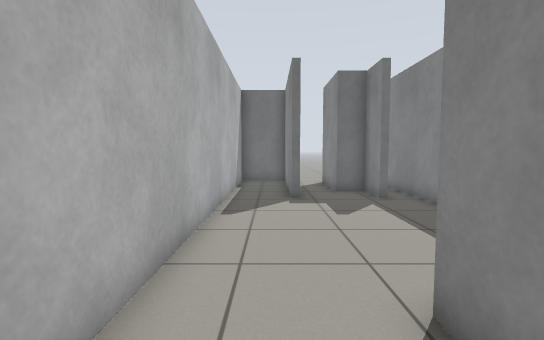
view 1 (above)

12 first-person views from a walk through a robot-simulator world made for Gazebo. The camera is 0.89 m above the floor, tilts 4° down and sees 85° across. The floor is counted in squares, 0.5 m on a side. Each view is taken from the middle of a square. On the plan, view 1 faces up. The plan holds only what a view shows up to about 16 squares ahead; the rest is blank.

view 2
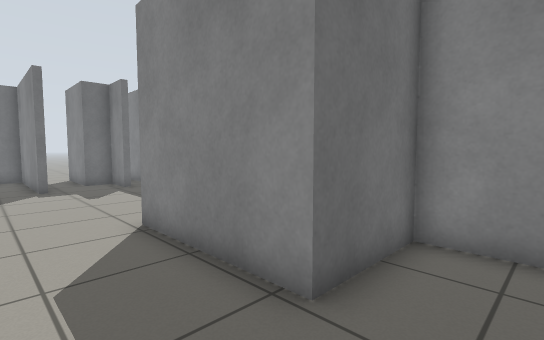

view 3
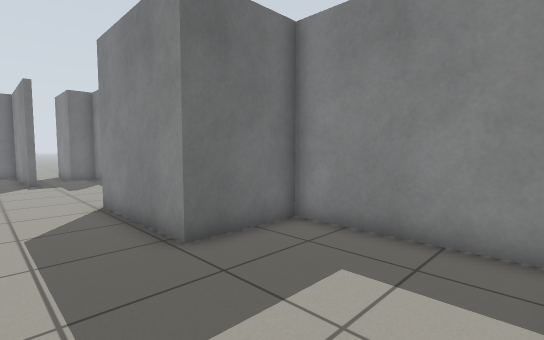

view 4
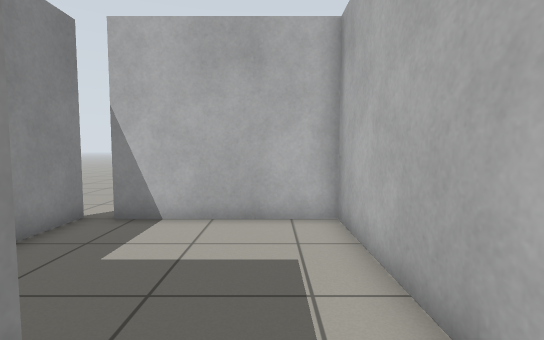

view 5
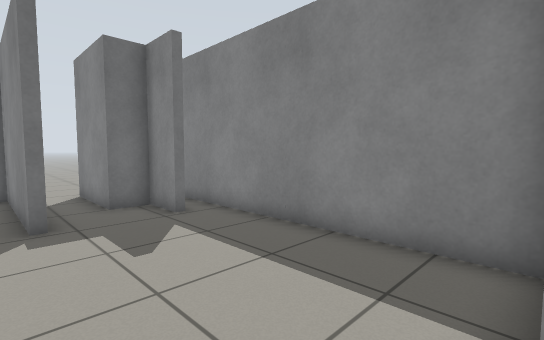

view 6
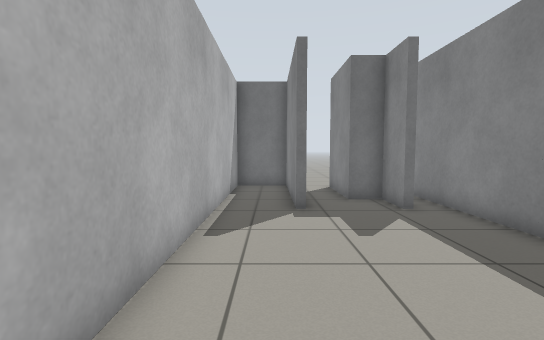

view 7
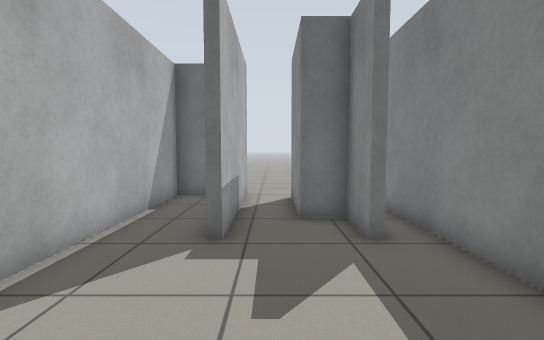

view 8
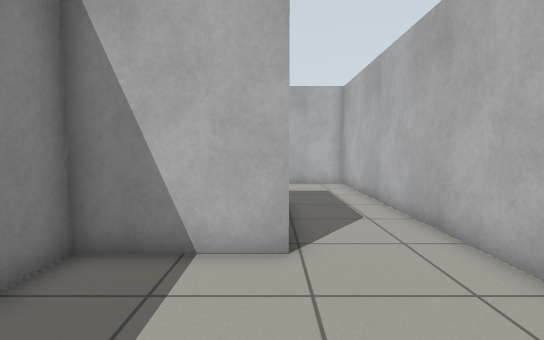

view 9
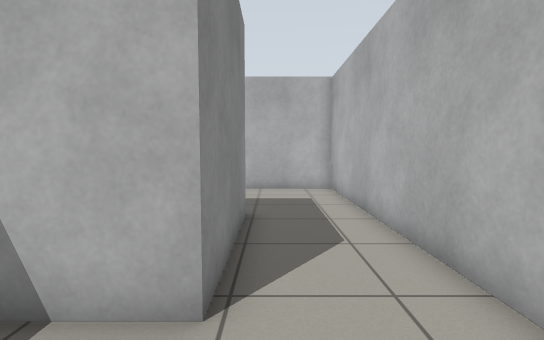

view 10
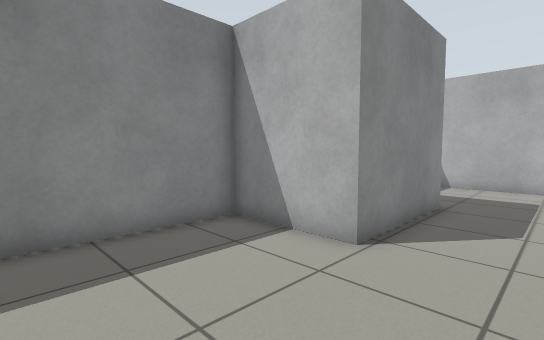

view 11
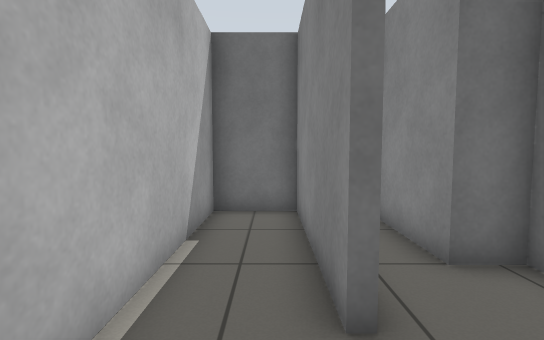

view 12
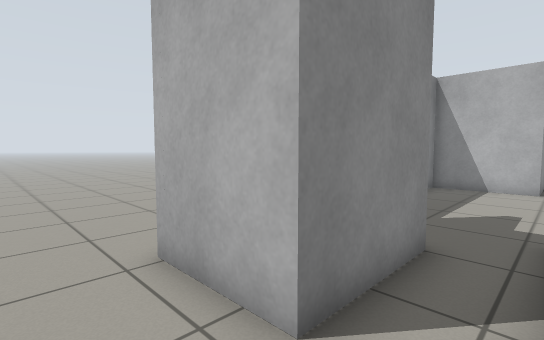

### Floor plan
Points are (right, up) in squares from view 1. A wall is a line through its corners. A room is listed if a view was taken in it or the views show most of it. See-through windows are left out.
Room 1 (views 1, 2, 3, 4, 5, 6)
walls: (4.9, -7.8) (4.9, -2) (1.7, -2) (1.7, 3); (-1.7, 4.4) (-1.7, -7.5) (4.1, -7.5)
ways out: opening at (0, 3.7) to room 2
Room 2 (views 7, 8, 9, 10, 11)
walls: (3.9, 10.6) (3.9, 12.4) (2.7, 12.4) (2.7, 15.9); (1.7, 3) (5.4, 3) (5.4, 13.9); (1, 16.7) (1, 10.7) (0.7, 10.7) (0.7, 16.4) (-1.7, 16.4) (-1.7, 4.4)
ways out: opening at (0, 3.7) to room 1; opening at (2, 16) to room 3
Room 3 (view 12)
walls: (2.7, 15.9) (5.8, 15.9)
ways out: opening at (2, 16) to room 2

Positions as (right, up) in squares from view 1, and headings:
1: (0, 0), facing up
2: (-1, -4), facing up-right
3: (-1, -7), facing up-right
4: (0, 0), facing down
5: (0, 3), facing up-right
6: (0, 2), facing up
7: (2, 5), facing up
8: (2, 8), facing down
9: (1, 6), facing down
10: (-1, 8), facing down-right
11: (0, 8), facing up
12: (1, 18), facing down-right
